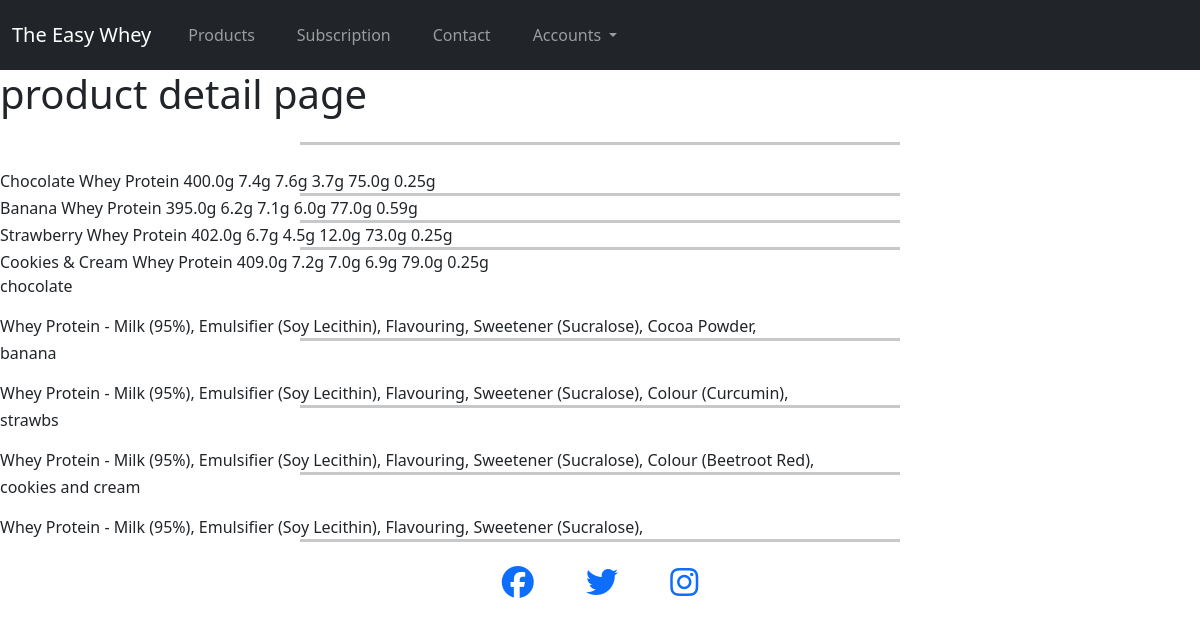
The app's page /product/ with its own data.
### products/models.py (models this page shows, shortened)
class Nutrition(models.Model):
    product = models.ForeignKey(Product, on_delete=models.CASCADE)
    energy = models.FloatField()
    fat = models.FloatField()
    carbohydrate = models.FloatField()
    sugars = models.FloatField()
    protein = models.FloatField()
    salt = models.FloatField()

class Product(models.Model):
    flavour = models.CharField(max_length=50, null=False, blank=False)
    description = models.CharField(max_length=200, null=False, blank=False)
    BAG_SZIES = (
    ("1","1 kg"),
    ("2","2 kg"),
    ("3","3 kg"),
    ("4","4 kg"),
    ("5","5 kg"),
    )
    size = models.CharField(max_length=1, choices=BAG_SZIES, null=False, blank=False, default="1")
    price = models.DecimalField(max_digits=5, decimal_places=2, null=False, blank=False, default="14.99")
    def __str__(self):
        return self.flavour

class Ingredient(models.Model):
    product = models.ManyToManyField(Product)
    name = models.CharField(max_length=30, blank=False, null=False)

### products/views.py (the view)
# urls.py: path('product/', views.product_detail, name="product_detail"),
def product_detail(request):
    chocolate_nutrition = Nutrition.objects.get(product_id=1)
    banana_nutrition = Nutrition.objects.get(product_id=2)
    strawberry_nutrition = Nutrition.objects.get(product_id=3)
    cookies_and_cream_nutrition = Nutrition.objects.get(product_id=4)
    chocolate_ingredients = Ingredient.objects.filter(product=1)
    banana_ingredients = Ingredient.objects.filter(product=2)
    strawberry_ingredients = Ingredient.objects.filter(product=3)
    cookies_and_cream_ingredients = Ingredient.objects.filter(product=4)
    context = {
        "chocolate_nutrition": chocolate_nutrition,
        "banana_nutrition": banana_nutrition,
        "strawberry_nutrition": strawberry_nutrition,
        "cookies_and_cream_nutrition": cookies_and_cream_nutrition,
        "chocolate_ingredients": chocolate_ingredients,
        "banana_ingredients": banana_ingredients,
        "strawberry_ingredients": strawberry_ingredients,
        "cookies_and_cream_ingredients": cookies_and_cream_ingredients,
    }
    return render(request, "products/product_detail.html", context)

### templates/products/product_detail.html (shortened to what this page needs)
{% extends 'base.html' %}
{% load static %}
{% block content %}
<h1 class="">
    product detail page
</h1>
<hr class="my-4">
{{ chocolate_nutrition.product }}
{{ chocolate_nutrition.energy }}g
{{ chocolate_nutrition.fat }}g
{{ chocolate_nutrition.carbohydrate }}g
{{ chocolate_nutrition.sugars }}g
{{ chocolate_nutrition.protein }}g
{{ chocolate_nutrition.salt }}g
<hr>
{{ banana_nutrition.product }}
{{ banana_nutrition.energy }}g
{{ banana_nutrition.fat }}g
{{ banana_nutrition.carbohydrate }}g
{{ banana_nutrition.sugars }}g
{{ banana_nutrition.protein }}g
{{ banana_nutrition.salt }}g
<hr>
{{ strawberry_nutrition.product }}
{{ strawberry_nutrition.energy }}g
{{ strawberry_nutrition.fat }}g
{{ strawberry_nutrition.carbohydrate }}g
{{ strawberry_nutrition.sugars }}g
{{ strawberry_nutrition.protein }}g
{{ strawberry_nutrition.salt }}g
<hr>
{{ cookies_and_cream_nutrition.product }}
{{ cookies_and_cream_nutrition.energy }}g
{{ cookies_and_cream_nutrition.fat }}g
{{ cookies_and_cream_nutrition.carbohydrate }}g
{{ cookies_and_cream_nutrition.sugars }}g
{{ cookies_and_cream_nutrition.protein }}g
{{ cookies_and_cream_nutrition.salt }}g
<p>chocolate</p>
{% for item in chocolate_ingredients %}
{{ item.name }},
{% endfor %}
<hr>
<p>banana</p>
{% for item in banana_ingredients %}
{{ item.name }},
{% endfor %}
<hr>
<p>strawbs</p>
{% for item in strawberry_ingredients %}
{{ item.name }},
{% endfor %}
<hr>
<p>cookies and cream</p>
{% for item in cookies_and_cream_ingredients %}
{{ item.name }},
{% endfor %}
<hr>
{% endblock %}

### templates/base.html (shortened to what this page needs)
{% load static %}
<!DOCTYPE html>
<html lang="en">
<head>
    {% block css %}
    <link href="https://cdn.jsdelivr.net/npm/bootstrap@5.0.2/dist/css/bootstrap.min.css" rel="stylesheet"
>
    <link rel="stylesheet" href="{% static 'css/style.css' %}">
    {% endblock %}
</head>
<body>
    <nav class="navbar sticky-top navbar-expand-lg navbar-dark bg-dark">
        <div class="container-fluid">
            <a class="navbar-brand" href="/">The Easy Whey</a>
            <div class="collapse navbar-collapse" id="navbarNavDropdown">
                <ul class="navbar-nav">
                    <li class="nav-item btn btn-dark">
                        <a class="nav-link" href="{% url 'product_detail' %}">Products</a>
                    </li>
                    <li class="nav-item btn btn-dark">
                        <a class="nav-link" href="{% url 'subscribe' %}">Subscription</a>
                    </li>
                    <li class="nav-item btn btn-dark">
                        <a class="nav-link" href="{% url 'contact' %}">Contact</a>
                    </li>
                    <li class="nav-item dropdown btn btn-dark">
                        <a class="nav-link dropdown-toggle" href="#" id="navbarDropdownMenuLink" role="button"
                            data-bs-toggle="dropdown" aria-expanded="false">
                            Accounts
                        </a>
                    </li>
                </ul>
            </div>
        </div>
    </nav>
    {% block content %}
    {% endblock %}
    <footer id="footer">
        <div class="container-fluid">
            <div class="row d-inline text-center">
                <div class="col">
                    <a href="https://www.facebook.com" target="_blank"><i class="fab fa-facebook"></i></a>
                    <a href="https://www.twitter.com" target="_blank"><i class="fab fa-twitter mx-5"></i></a>
                    <a href="https://www.instagram.com" target="_blank"><i class="fab fa-instagram"></i></a>
                </div>
            </div>
        </div>
    </footer>
</body>
</html>

### static/css/style.css (style rules this page uses)
i { font-size: 2rem; }
hr { width: 50vw; margin: auto; height: 3px !important; }

### records on screen
Nutrition: product "Chocolate Whey Protein", energy "400.0", fat "7.4", carbohydrate "7.6", sugars "3.7", protein "75.0", salt "0.25"
Nutrition: product "Banana Whey Protein", energy "395.0", fat "6.2", carbohydrate "7.1", sugars "6.0", protein "77.0", salt "0.59"
Nutrition: product "Strawberry Whey Protein", energy "402.0", fat "6.7", carbohydrate "4.5", sugars "12.0", protein "73.0", salt "0.25"
Nutrition: product "Cookies & Cream Whey Protein", energy "409.0", fat "7.2", carbohydrate "7.0", sugars "6.9", protein "79.0", salt "0.25"
Ingredient: name "Whey Protein - Milk (95%)"
Ingredient: name "Emulsifier (Soy Lecithin)"
Ingredient: name "Flavouring"
Ingredient: name "Sweetener (Sucralose)"
Ingredient: name "Cocoa Powder"
Ingredient: name "Colour (Curcumin)"
Ingredient: name "Colour (Beetroot Red)"
